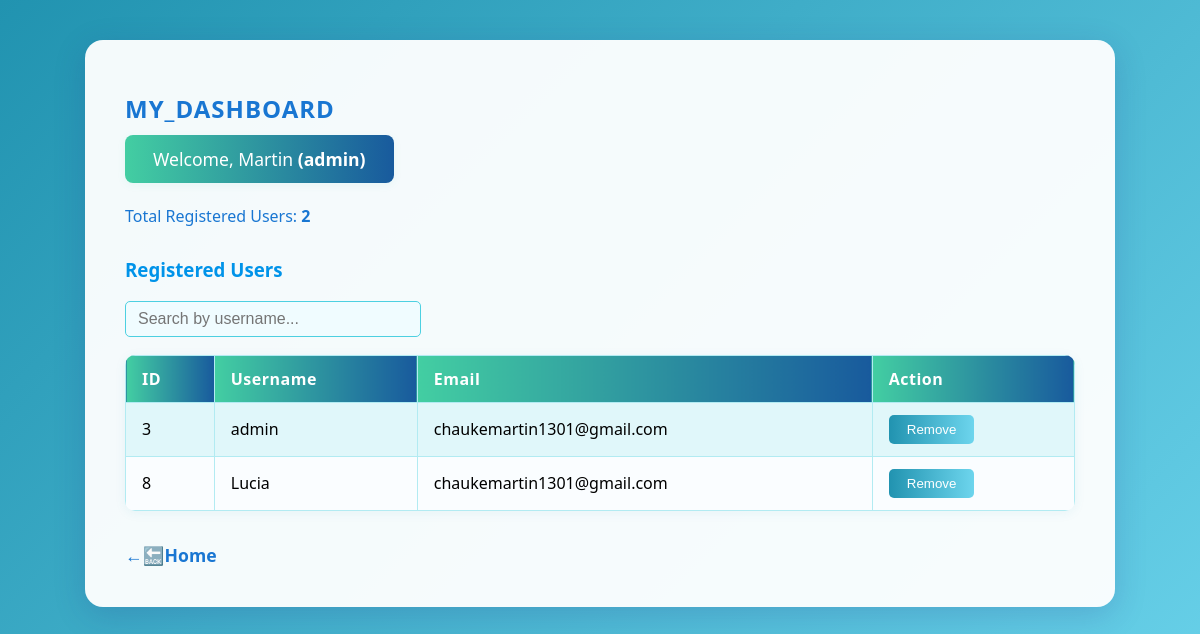
Page /admin (signed in) on the earlier database version.
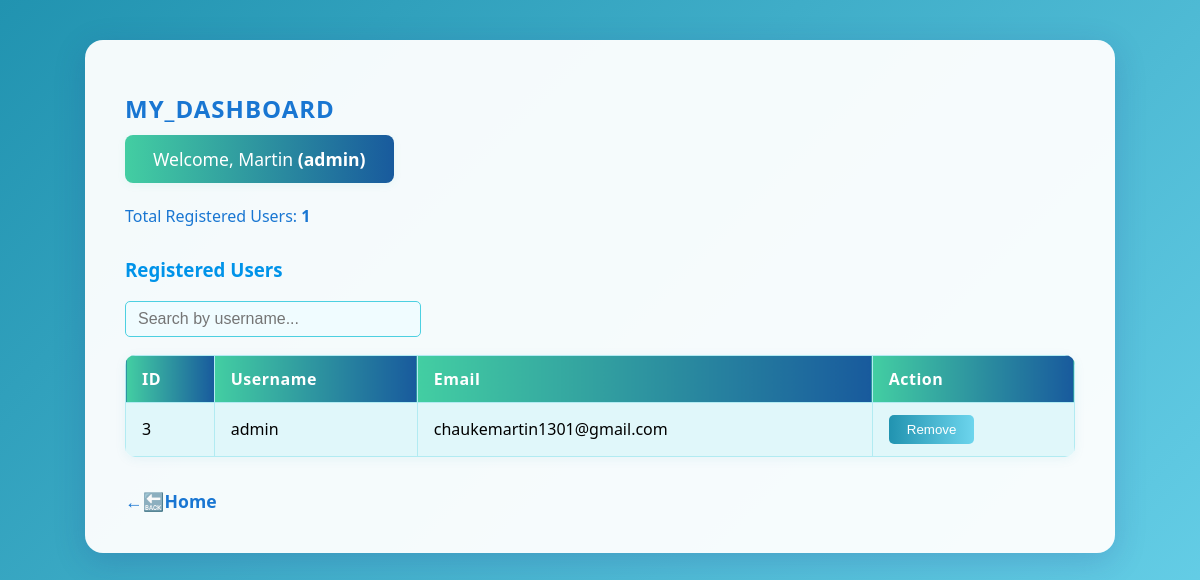
Same page on the later database version.
### tables this page shows
CREATE TABLE users (
    id INTEGER PRIMARY KEY AUTOINCREMENT,
    username TEXT NOT NULL,
    email TEXT NOT NULL,
    password TEXT NOT NULL
    , is_admin INTEGER DEFAULT 0);

### app.py (the view, shortened to what this page needs)
@app.route("/admin", methods=["GET", "POST"])
@admin_required
def admin_dashboard():
    conn = get_db_connection()
    users = conn.execute("SELECT * FROM users").fetchall()
    conn.close()
    return render_template("admin_dashboard.html", users=users)

### app.py (called while the page is built)
def get_db_connection():
    conn=sqlite3.connect(DATABASE)
    conn.row_factory=sqlite3.Row
    return conn

def admin_required(f):
    @wraps(f)
    def wrapper(*args, **kwargs):
        if "user_id" not in session:
            flash("Please log in to continue.", "warning")
            return redirect(url_for("login"))
        conn = get_db_connection()
        user = conn.execute("SELECT * FROM users WHERE id = ?", (session["user_id"],)).fetchone()
        conn.close()
        if not user or user["is_admin"] != 1:
            flash("Admin access required.", "danger")
            return redirect(url_for("home"))
        return f(*args, **kwargs)
    return wrapper

### templates/admin_dashboard.html (shortened to what this page needs)
<!DOCTYPE html>
<html>
<head>
</head>
<body>
    <div class="dashboard-container">
        <h2>MY_DASHBOARD</h2>
        <div class="welcome">
            Welcome, Martin <strong>({{ session.username }})</strong>
        </div>
        <div class="user-count">
            Total Registered Users: <strong>{{ users|length }}</strong>
        </div>
        <h3>Registered Users</h3>
        <input type="text" id="searchInput" placeholder="Search by username...">
        <table>
            <tr>
                <th>ID</th><th>Username</th><th>Email</th><th>Action</th>
            </tr>
            {% for user in users %}
            <tr>
                <td>{{ user.id }}</td>
                <td>{{ user.username }}</td>
                <td>{{ user.email }}</td>
                <td>
                    <form method="post" style="display:inline;">
                        <button type="submit" class="remove-btn" onclick="return confirm('Are you sure you want to remove {{ user.username }}?');">Remove</button>
                    </form>
                </td>
            </tr>
            {% endfor %}
        </table>
        <a href="{{ url_for('home') }}" class="back-link">&larr;🔙Home</a>
    </div>
</body>
</html>

Differences in the rows shown:
removed users: id "8", username "Lucia", email "chaukemartin1301@gmail.com"
Other differences:
{{ users|length }}: "2" → "1"
